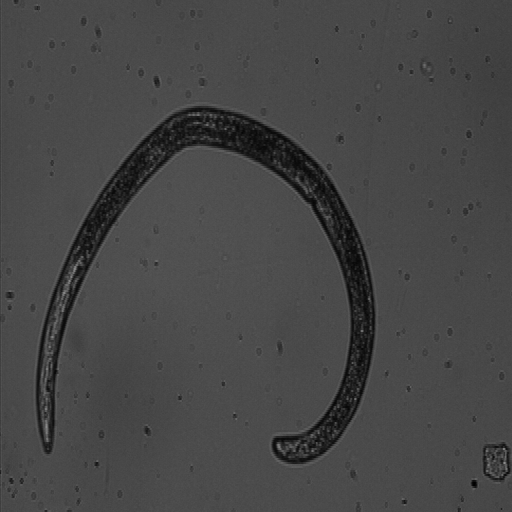
%> input picture imagenes_fondos/imagen1.pgm, 512 x 512 px; the run also reads 1 picture not shown here
$ octave demo.m   (GNU Octave 9; MATLAB toolbox functions it lacks are replaced by stand-ins)
%> lines starting %> are read from the running program, lines starting %| are printed output that depends on the picture
### biom.m
function R=biom(imagen, fondo, lambda)
%BIOM Implementación propuesta para la transformación de imágenes
%biomédicas dada por el profesor para la asignatura Procesado Digital de
%Imágenes de la Universidad de Granda.
%
%   R=biom(IMAGEN, FONDO, LAMBDA) calcula la imagen transformada según el
%   parámetro lambda. IMAGEN y FONDO deben ser 2 imágenes representadas
%   como matriz de tipo double. R es el resultado de la transformación,
%   también en tipo double.
%
%   Antonio José Moya Díaz
%       9 de mayo de 2012

    R=255*min(lambda*(imagen./fondo),1);


end

### reto1.m
function [mejorada] = reto1(imagen, fondo, ajuste)
%RETO1 Solución planteada para la mejora de imágenes biomédicas tomadas con
%microscopio. Solución planteada en el marco de la asignatura "Procesado
%Digital de Imágenes" de la Universidad de Granada
%
%   reto1(IMAGEN, FONDO) calcula la imagen mejorada y la muestra mediante
%   el uso de la función imshow. IMAGEN y FONDO deben ser imágenes en uint8
%
%   reto1(IMAGEN, FONDO, AJUSTE) la función intenta realizar un cálculo
%   óptimo para la mayoría de las fotografías, sin embargo, esto puede no
%   ser así. La mejora puede ser controlada parcialmente añadiendo un valor
%   de ajuste que debe estar entre 0 y 1.
%
%   M=reto(IMAGEN, FONDO) calcula la imagen y la devuelve en forma de
%   matriz.
%
%   Antonio José Moya Díaz
%       9 de mayo de 2012


    % Valor del factor por defecto
    if nargin<3
        ajuste=0.5;
    end

    if ajuste<0 || ajuste>1
        error('Por favor, use un valor tal que 0<=ajuste<=1');
    end

    % Se calculan las medias de las dos imágenes
    imedia=mean(imagen(:));
    fmedia=mean(fondo(:));

    % Se estima el factor en base a la diferencia entre las medias de las
    % dos imágenes
    factor=10/(fmedia-imedia)+2*ajuste;

    % Se restan las dos imágenes, fondo e imagen.
    diff=fondo-imagen;
    % Se fuerza un casting a doble antes de aplicar el facotr
    diff=double(diff)*factor;
    % Se invierte la imagen resultante del proceso anterior
    mejorada=uint8(255-diff);

    % Si no se pide que sea devuelta como matriz, se pinta la solución
    if nargout==0
        figure,imshow(mejorada);
    end

end

### demo.m
% Archivo de demostraci髇 de las transformaciones para las im醙enes
% biom閐icas, en el marco de la actividad 'Reto 1' de la asignatura
% 'Procesamiento Digital de Im醙enes'

%% Notas de implementaci髇
% La transformaci髇 dada se encuentra en el archivo biom.m y se ejecuta con
% el comando biom.
% La transformaci髇 propuesta se encuentra en el archivo reto1.m y se
% ejecuta con el comando reto1.

% Para m醩 informaci髇 de ambos, consulte el propio archivo .m adjunto o
% ejecute help seguido de la funci髇 en la l韓ea de comandos de Matlab.


%% Demo 1 Comparativa subjetiva de resultados
clear, clc, close all

% Comparativa general de todas las im醙enes mejoradas con cada una de las
% transformaciones
%   Notar que para todas ellas se ha usado un lambda igual 1, en el caso de
%   la transformaci髇 dada, y se ha dejado el valor de alfa por defecto en
%   la transformaci髇 propuesta.


I1=imread('imagenes_fondos/imagen1.pgm');
%> I1 is the input picture: size 512x512 uint8; min 0, max 140, mean 70.1
F1=imread('imagenes_fondos/fondo1.pgm');
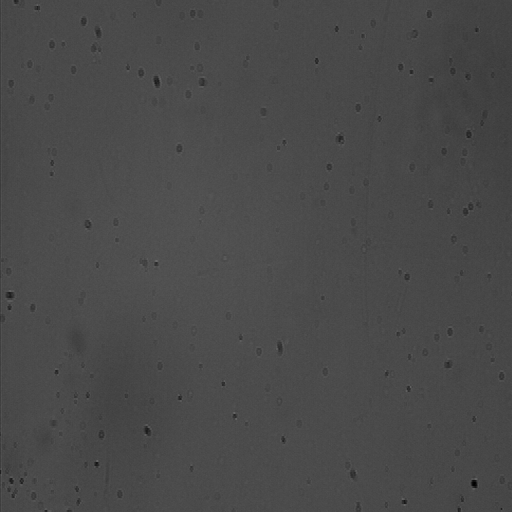
%> input picture imagenes_fondos/fondo1.pgm, 512 x 512 px
%> F1 is the input picture: size 512x512 uint8; min 0, max 107, mean 73.5

R11=biom(double(I1),double(F1),1);
R12=reto1(I1,F1);
%> in reto1, `imedia=mean(imagen(:));`: imedia = 70.12
%> in reto1, `fmedia=mean(fondo(:));`: fmedia = 73.51
%> in reto1, `factor=10/(fmedia-imedia)+2*ajuste;`: factor = 3.95

figure(1)
subplot(1,2,1),imshow(uint8(R11)),title('Transformaci髇 dada');
subplot(1,2,2),imshow(R12),title('Transformaci髇 propia');

pause

I2=imread('imagenes_fondos/imagen2.pgm');
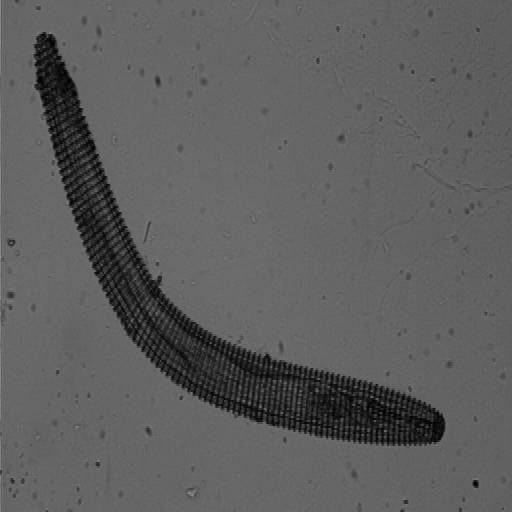
%> input picture imagenes_fondos/imagen2.pgm, 512 x 512 px
%> I2 is the input picture: size 512x512 uint8; min 0, max 145, mean 93.7
F2=imread('imagenes_fondos/fondo2.pgm');
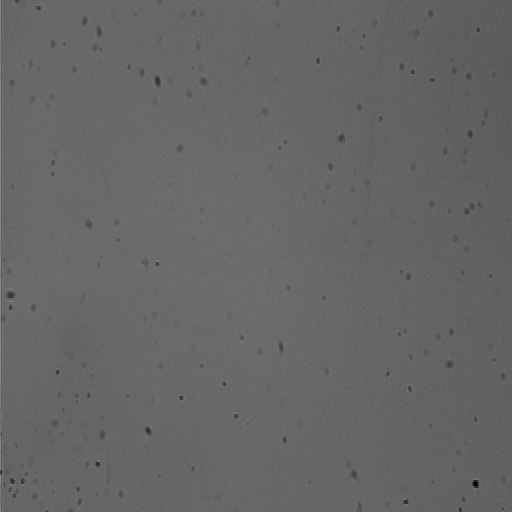
%> input picture imagenes_fondos/fondo2.pgm, 512 x 512 px
%> F2 is the input picture: size 512x512 uint8; min 0, max 142, mean 102.1

R21=biom(double(I2),double(F2),1);
%> call 2 of biom, with lambda = 1
%> in biom (call 2), `R=255*min(lambda*(imagen./fondo),1);`:
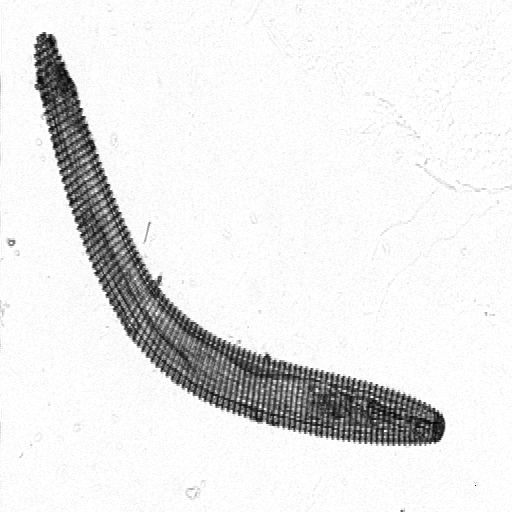
%> R: size 512x512 double; min 0, max 255, mean 232.9
R22=reto1(I2,F2);

figure(1)
subplot(1,2,1),imshow(uint8(R21)),title('Transformaci髇 dada');
subplot(1,2,2),imshow(R22),title('Transformaci髇 propia');

pause

I3=imread('imagenes_fondos/imagen3.pgm');
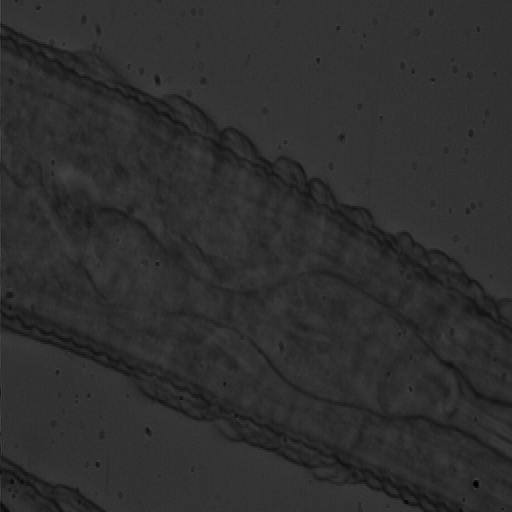
%> input picture imagenes_fondos/imagen3.pgm, 512 x 512 px
%> I3 is the input picture: size 512x512 uint8; min 0, max 74, mean 46.6
F3=imread('imagenes_fondos/fondo3.pgm');

R31=biom(double(I3),double(F3),1);
%> call 3 of biom, with lambda = 1
%> in biom (call 3), `R=255*min(lambda*(imagen./fondo),1);`:
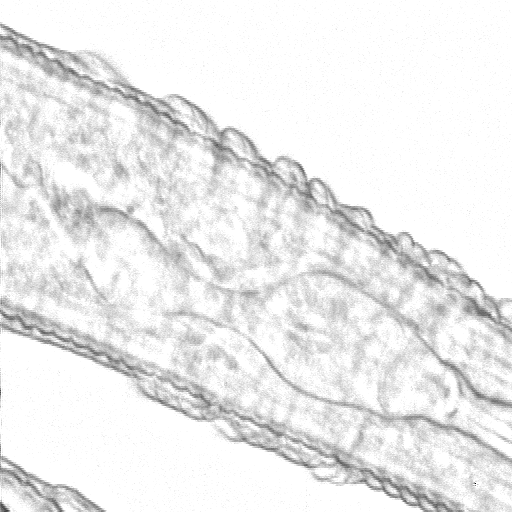
%> R: size 512x512 double; min 0, max 255, mean 236.3
R32=reto1(I3,F3);
%> in reto1 (call 3), `imedia=mean(imagen(:));`: imedia = 46.57
%> in reto1 (call 3), `fmedia=mean(fondo(:));`: fmedia = 48.93
%> in reto1 (call 3), `factor=10/(fmedia-imedia)+2*ajuste;`: factor = 5.24
%> in reto1 (call 3), `diff=double(diff)*factor;`:
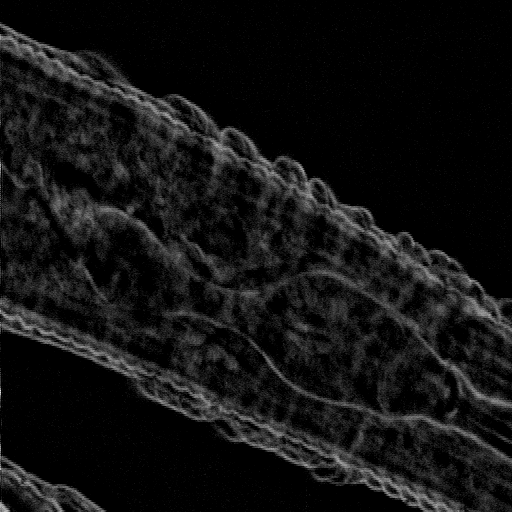
%> diff: size 512x512 double; min 0, max 225.3, mean 19

figure(1)
subplot(1,2,1),imshow(uint8(R31)),title('Transformaci髇 dada');
subplot(1,2,2),imshow(R32),title('Transformaci髇 propia');

pause

%> (the run ends here)
